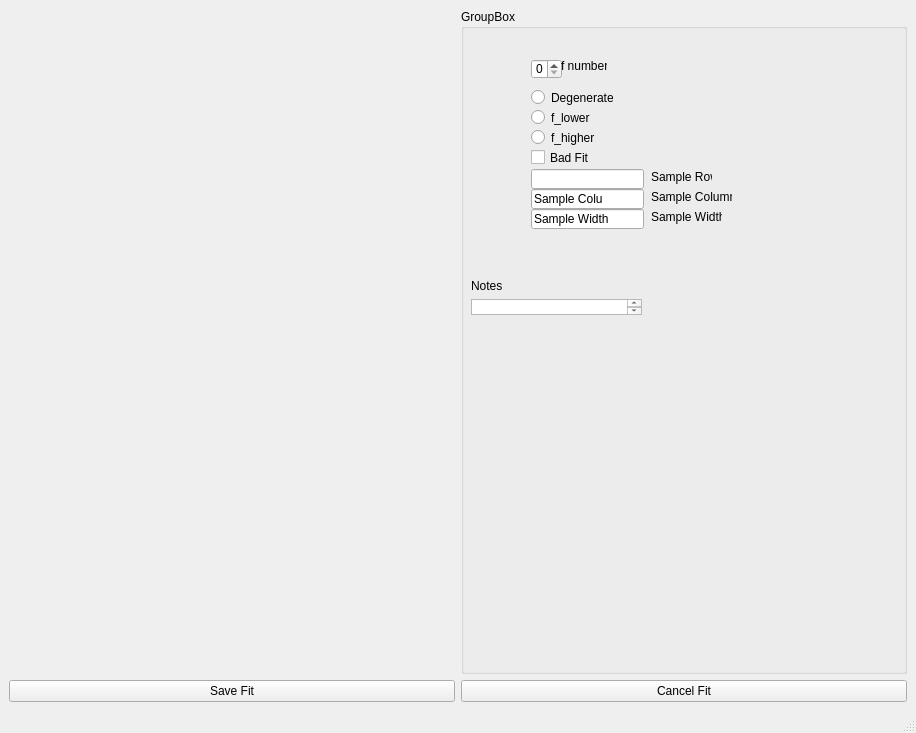
<?xml version="1.0" encoding="UTF-8"?>
<ui version="4.0">
 <class>MainWindow</class>
 <widget class="QMainWindow" name="MainWindow">
  <property name="geometry">
   <rect>
    <x>0</x>
    <y>0</y>
    <width>916</width>
    <height>733</height>
   </rect>
  </property>
  <property name="windowTitle">
   <string>MainWindow</string>
  </property>
  <widget class="QWidget" name="centralwidget">
   <layout class="QGridLayout" name="gridLayout">
    <item row="2" column="0">
     <widget class="QPushButton" name="saveFit">
      <property name="text">
       <string>Save Fit</string>
      </property>
     </widget>
    </item>
    <item row="2" column="1">
     <widget class="QPushButton" name="cancelFit">
      <property name="text">
       <string>Cancel Fit</string>
      </property>
     </widget>
    </item>
    <item row="0" column="0" rowspan="2">
     <widget class="QWidget" name="mplFitWindow" native="true">
      <property name="sizePolicy">
       <sizepolicy hsizetype="Preferred" vsizetype="Preferred">
        <horstretch>0</horstretch>
        <verstretch>0</verstretch>
       </sizepolicy>
      </property>
     </widget>
    </item>
    <item row="0" column="1" rowspan="2">
     <widget class="QGroupBox" name="displayBox">
      <property name="title">
       <string>GroupBox</string>
      </property>
      <widget class="QRadioButton" name="selectDegenerate">
       <property name="geometry">
        <rect>
         <x>70</x>
         <y>80</y>
         <width>82</width>
         <height>17</height>
        </rect>
       </property>
       <property name="text">
        <string>Degenerate</string>
       </property>
      </widget>
      <widget class="QRadioButton" name="selectFLower">
       <property name="geometry">
        <rect>
         <x>70</x>
         <y>100</y>
         <width>82</width>
         <height>17</height>
        </rect>
       </property>
       <property name="text">
        <string>f_lower</string>
       </property>
      </widget>
      <widget class="QRadioButton" name="selectFHigher">
       <property name="geometry">
        <rect>
         <x>70</x>
         <y>120</y>
         <width>82</width>
         <height>17</height>
        </rect>
       </property>
       <property name="text">
        <string>f_higher</string>
       </property>
      </widget>
      <widget class="QSpinBox" name="fNumber">
       <property name="geometry">
        <rect>
         <x>70</x>
         <y>50</y>
         <width>31</width>
         <height>20</height>
        </rect>
       </property>
      </widget>
      <widget class="QLabel" name="fLabel">
       <property name="geometry">
        <rect>
         <x>100</x>
         <y>50</y>
         <width>46</width>
         <height>13</height>
        </rect>
       </property>
       <property name="text">
        <string>f number</string>
       </property>
      </widget>
      <widget class="QTextEdit" name="fitNotes">
       <property name="geometry">
        <rect>
         <x>10</x>
         <y>290</y>
         <width>171</width>
         <height>16</height>
        </rect>
       </property>
      </widget>
      <widget class="QCheckBox" name="sleectBadFit">
       <property name="geometry">
        <rect>
         <x>70</x>
         <y>140</y>
         <width>70</width>
         <height>17</height>
        </rect>
       </property>
       <property name="text">
        <string>Bad Fit</string>
       </property>
      </widget>
      <widget class="QLabel" name="noteLabel">
       <property name="geometry">
        <rect>
         <x>10</x>
         <y>270</y>
         <width>46</width>
         <height>13</height>
        </rect>
       </property>
       <property name="text">
        <string>Notes</string>
       </property>
      </widget>
      <widget class="QLineEdit" name="rowDisplay">
       <property name="geometry">
        <rect>
         <x>70</x>
         <y>160</y>
         <width>113</width>
         <height>20</height>
        </rect>
       </property>
      </widget>
      <widget class="QLabel" name="rowLabel">
       <property name="geometry">
        <rect>
         <x>190</x>
         <y>160</y>
         <width>61</width>
         <height>16</height>
        </rect>
       </property>
       <property name="text">
        <string>Sample Row</string>
       </property>
      </widget>
      <widget class="QLineEdit" name="columnDisplay">
       <property name="geometry">
        <rect>
         <x>70</x>
         <y>180</y>
         <width>113</width>
         <height>20</height>
        </rect>
       </property>
       <property name="text">
        <string>Sample Colu</string>
       </property>
      </widget>
      <widget class="QLabel" name="columnLabel">
       <property name="geometry">
        <rect>
         <x>190</x>
         <y>180</y>
         <width>81</width>
         <height>16</height>
        </rect>
       </property>
       <property name="text">
        <string>Sample Column</string>
       </property>
      </widget>
      <widget class="QLineEdit" name="widthDisplay">
       <property name="geometry">
        <rect>
         <x>70</x>
         <y>200</y>
         <width>113</width>
         <height>20</height>
        </rect>
       </property>
       <property name="text">
        <string>Sample Width</string>
       </property>
      </widget>
      <widget class="QLabel" name="widthLabel">
       <property name="geometry">
        <rect>
         <x>190</x>
         <y>200</y>
         <width>71</width>
         <height>16</height>
        </rect>
       </property>
       <property name="text">
        <string>Sample Width</string>
       </property>
      </widget>
     </widget>
    </item>
   </layout>
  </widget>
  <widget class="QMenuBar" name="menubar">
   <property name="geometry">
    <rect>
     <x>0</x>
     <y>0</y>
     <width>916</width>
     <height>21</height>
    </rect>
   </property>
  </widget>
  <widget class="QStatusBar" name="statusbar"/>
 </widget>
 <resources/>
 <connections/>
</ui>
